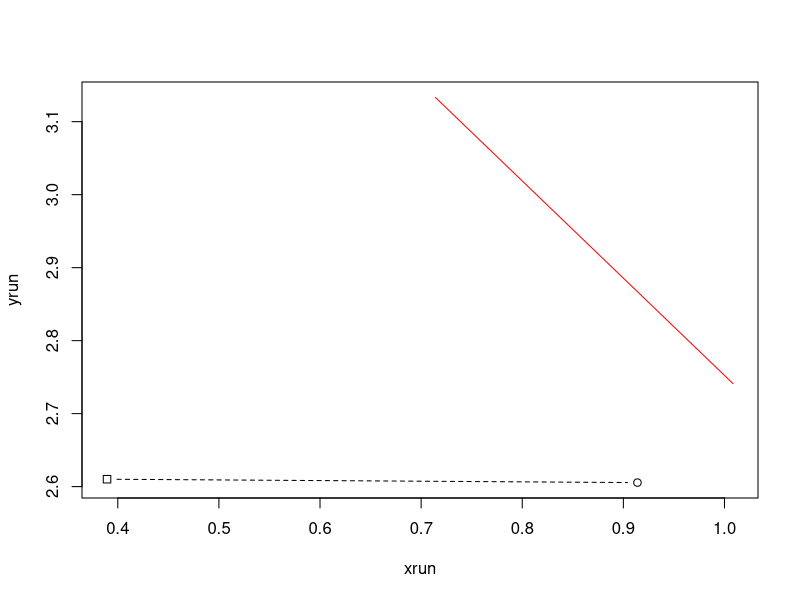

This chart was generated by the following R code:
rm(list = ls(all = TRUE))

# creating the runner's trajectory
t = 0.4
T = 0.4
tvec = seq(from = 0, to = T, by = t)

# xrun = seq(from = 1, to = xmax[1], by = 0.001)
# # yrun = 5*log(xrun) 
# yrun = abs(rnorm(n = length(xrun), mean = 0, sd = 2) + xrun*xrun/500 + xrun/20 + 1)
# xrun = xrun[seq(from = 1, to = length(xrun), length.out = T/t + 1)]
# yrun = yrun[seq(from = 1, to = length(yrun), length.out = T/t + 1)]

# setting the parameters for the pursuit model
speedchaser <- function(t)
{
  sval = .5 # + rnorm(n = length(t))
  return(sval)
}

f1 <- function(x, y, xr, yr, t)
{
  numerator = speedchaser(t) * (xr - x)
  denominator = sqrt((xr - x)^2 + (yr - y)^2)
  return(numerator/denominator)
}

f2 <- function(x, y, xr, yr, t)
{
  numerator = speedchaser(t) * (yr - y)
  denominator = sqrt((xr - x)^2 + (yr - y)^2)
  return(numerator/denominator)
}

g1 <- function(x, y, t)
{
  nu1 = 0.5
  return(nu1)
}

g2 <- function(x, y, t)
{
  nu2 = 0.5
  return(nu2)
}

# simulating the pursuit model
h = 0.4

nsteps = ceiling(T/h)   # 250000
nsaves = ceiling(T/t)   # 25
hilt = ceiling(t/h)		# 1000
stopifnot((nsteps == (nsaves*hilt)))

h12 = sqrt(h)

xrun <- vector(length = nsaves + 1)
yrun <- vector(length = nsaves + 1)
xchase <- vector(length = nsaves + 1)
ychase <- vector(length = nsaves + 1)

xrun[1] = abs(rnorm(n = 1, mean = 0, sd = 1)) 
yrun[1] = exp(xrun[1])
# yrun[1] = abs(rnorm(n = 1, mean = 0, sd = 1)) 
xchase[1] = abs(rnorm(n = 1, mean = xrun[1], sd = 0.5)) 
ychase[1] = abs(rnorm(n = 1, mean = yrun[1], sd = 0.5))

for (i in c(1:nsaves))
{
    # print loop counter
    print(i)
    flush.console()

    xc = xchase[i]
    yc = ychase[i]
    t = tvec[i]
    xr = xrun[i]
    yr = yrun[i]
    
    xrun[i+1] = abs(xrun[i] + rnorm(n = 1, mean = 0, sd = 0.25))
    yrun[i+1] = abs(yrun[i] + rnorm(n = 1, mean = 0, sd = 0.25))

    for (j in c(1:hilt))
    {
        xc = abs(xc + (f1(xc, yc, xr, yr, t))*(h) + (h12)*(g1(xc, yc, t))*(rnorm(n = 1)))     
        yc = abs(yc + (f2(xc, yc, xr, yr, t))*(h) + (h12)*(g2(xc, yc, t))*(rnorm(n = 1)))
    }

    xchase[i+1] = xc
    ychase[i+1] = yc
}

xaxis = c(min(xchase, xrun), max(xchase, xrun))
yaxis = c(min(ychase, yrun), max(ychase, yrun))

plot(xrun, yrun, xaxis, yaxis, type = "l", col = "red")
runner = list(tvec, xrun, yrun)

lines(xchase, ychase, xaxis, yaxis, type = "b", col = "black")
chaser = list(tvec, xchase, ychase)

save(runner, chaser, file = 'fakedata_h_0.04.RData')
